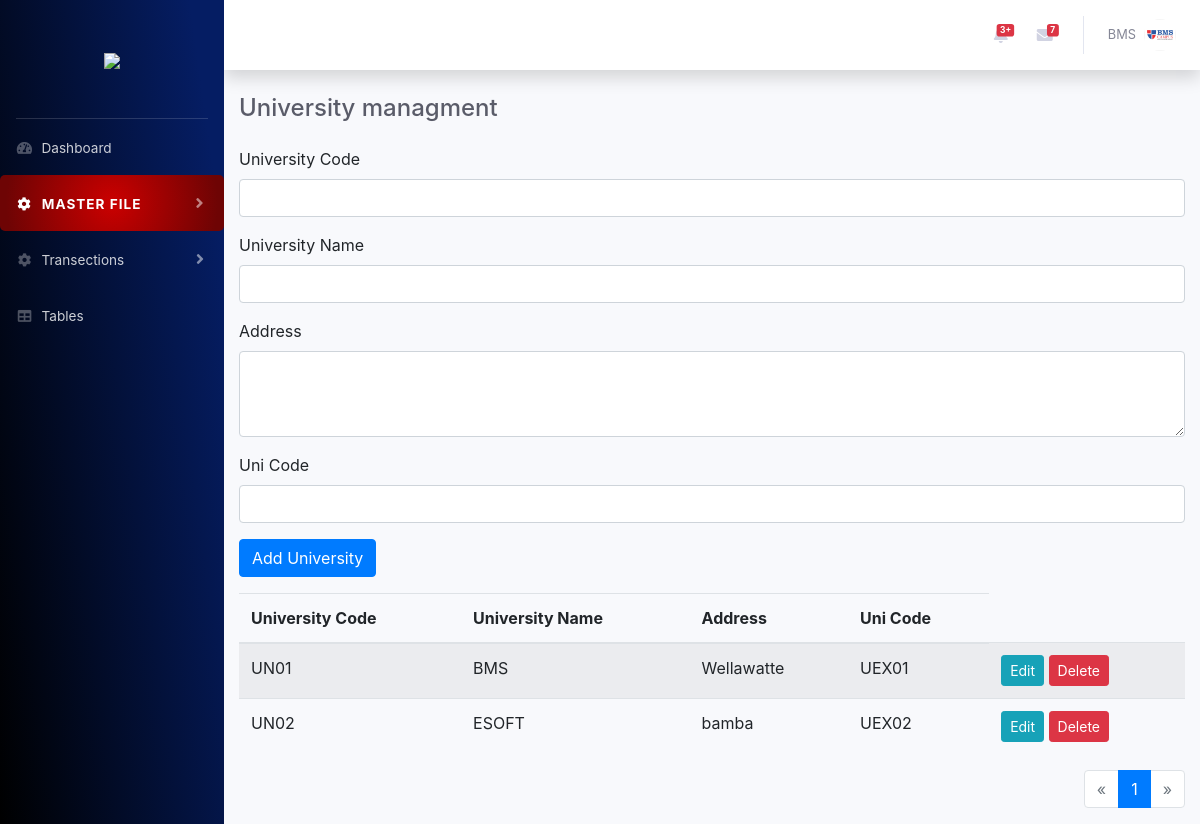
Page /create_universities.php on the committed database.
### tables this page shows
CREATE TABLE `universities` (
  `id` int(11) NOT NULL,
  `university_code` varchar(100) NOT NULL,
  `university_name` varchar(255) NOT NULL,
  `address` text DEFAULT NULL,
  `uni_code` varchar(100) DEFAULT NULL,
  `created_at` timestamp NOT NULL DEFAULT current_timestamp()
);

### create_universities.php (the view, shortened to what this page needs)
<?php
include("database/connection.php");
include("includes/header.php");
$results_per_page = 5;
$page = isset($_GET['page']) ? (int)$_GET['page'] : 1;
$start = ($page - 1) * $results_per_page;
$sql = "SELECT * FROM universities LIMIT $start, $results_per_page";
$result = $conn->query($sql);
$sql_total = "SELECT COUNT(*) as total FROM universities";
$result_total = $conn->query($sql_total);
$total_rows = $result_total->fetch_assoc()['total'];
$total_pages = ceil($total_rows / $results_per_page);
?>
<div id="wrapper">
    <?php include("nav.php"); ?>
    <div id="content-wrapper" class="d-flex flex-column">
        <div id="content">
            <?php include("includes/topnav.php"); ?>
            <div class="container">
                <div class="d-sm-flex align-items-center justify-content-between mb-4">
                    <h4 class="h4 mb-0 text-gray-800">University managment</h4>
                </div>
                <form action="" method="post" class="mb-3">
                    <div class="form-group">
                        <label for="university_code">University Code</label>
                        <input type="text" class="form-control" id="university_code" name="university_code" required>
                    </div>
                    <div class="form-group">
                        <label for="university_name">University Name</label>
                        <input type="text" class="form-control" id="university_name" name="university_name" required>
                    </div>
                    <div class="form-group">
                        <label for="address">Address</label>
                        <textarea class="form-control" id="address" name="address" rows="3"></textarea>
                    </div>
                    <div class="form-group">
                        <label for="uni_code">Uni Code</label>
                        <input type="text" class="form-control" id="uni_code" name="uni_code">
                    </div>
                    <button type="submit" name="add_university" class="btn btn-primary">Add University</button>
                </form>
                <table class="table table-striped">
                    <thead>
                        <tr>
                            <th>University Code</th>
                            <th>University Name</th>
                            <th>Address</th>
                            <th>Uni Code</th>
                        </tr>
                    </thead>
                    <tbody>
                        <?php while ($row = $result->fetch_assoc()): ?>
                            <tr>
                                <td><?php echo htmlspecialchars($row['university_code']); ?></td>
                                <td><?php echo htmlspecialchars($row['university_name']); ?></td>
                                <td><?php echo htmlspecialchars($row['address']); ?></td>
                                <td><?php echo htmlspecialchars($row['uni_code']); ?></td>
                                <td>
                                    <button class="btn btn-info btn-sm" data-toggle="modal" data-target="#editModal" data-id="<?php echo $row['id']; ?>" data-university_code="<?php echo htmlspecialchars($row['university_code']); ?>" data-university_name="<?php echo htmlspecialchars($row['university_name']); ?>" data-address="<?php echo htmlspecialchars($row['address']); ?>" data-uni_code="<?php echo htmlspecialchars($row['uni_code']); ?>">Edit</button>
                                    <form action="" method="post" class="d-inline">
                                        <button type="submit" name="delete_university" class="btn btn-danger btn-sm">Delete</button>
                                    </form>
                                </td>
                            </tr>
                        <?php endwhile; ?>
                    </tbody>
                </table>
                <nav aria-label="Page navigation">
                    <ul class="pagination justify-content-end">
                        <li class="page-item <?php if ($page <= 1) echo 'disabled'; ?>">
                            <a class="page-link" href="?page=<?php echo $page - 1; ?>" aria-label="Previous">
                                <span aria-hidden="true">&laquo;</span>
                            </a>
                        </li>
                        <?php for ($i = 1; $i <= $total_pages; $i++): ?>
                            <li class="page-item <?php if ($i == $page) echo 'active'; ?>">
                                <a class="page-link" href="?page=<?php echo $i; ?>"><?php echo $i; ?></a>
                            </li>
                        <?php endfor; ?>
                        <li class="page-item <?php if ($page >= $total_pages) echo 'disabled'; ?>">
                            <a class="page-link" href="?page=<?php echo $page + 1; ?>" aria-label="Next">
                                <span aria-hidden="true">&raquo;</span>
                            </a>
                        </li>
                    </ul>
                </nav>
            </div>
        </div>
    </div>
</div>
</body>
</html>

### rows in the picture
universities: university_code "UN01", university_name "BMS", address "Wellawatte", uni_code "UEX01"
universities: university_code "UN02", university_name "ESOFT", address "bamba", uni_code "UEX02"
